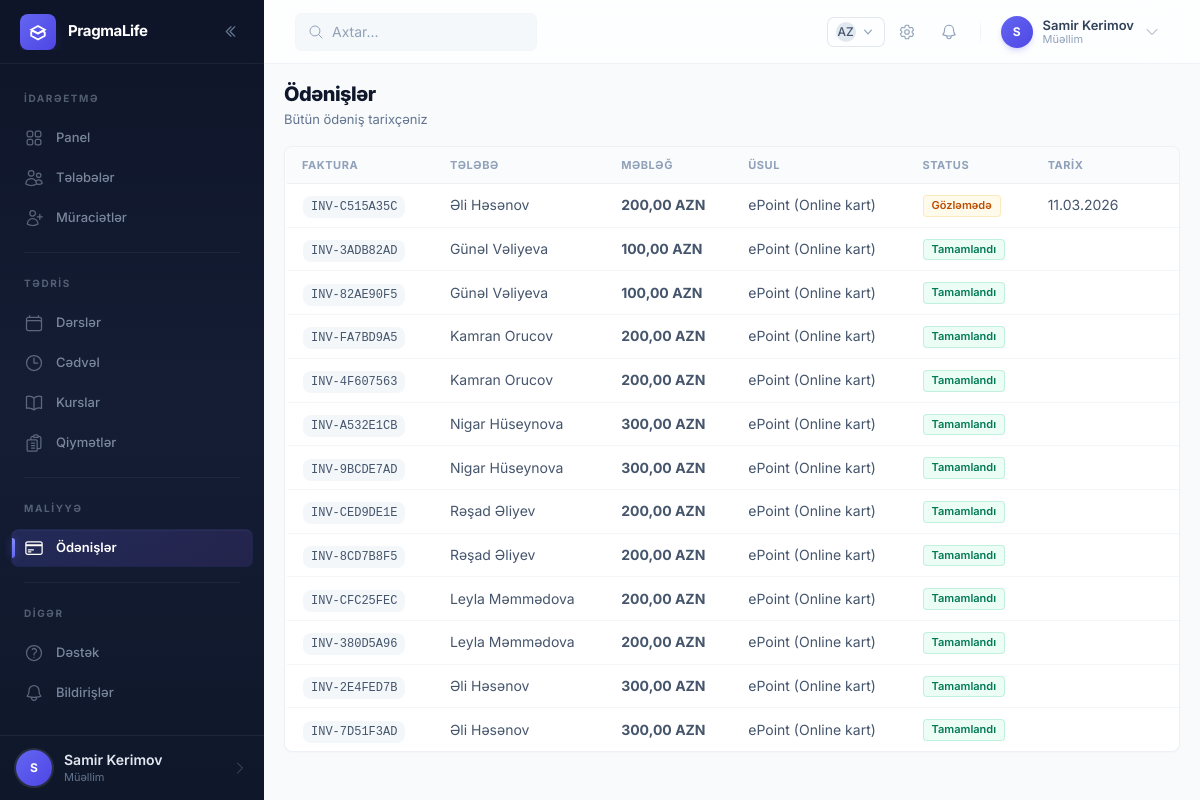
Before: /payments/ (signed in) with the older database file.
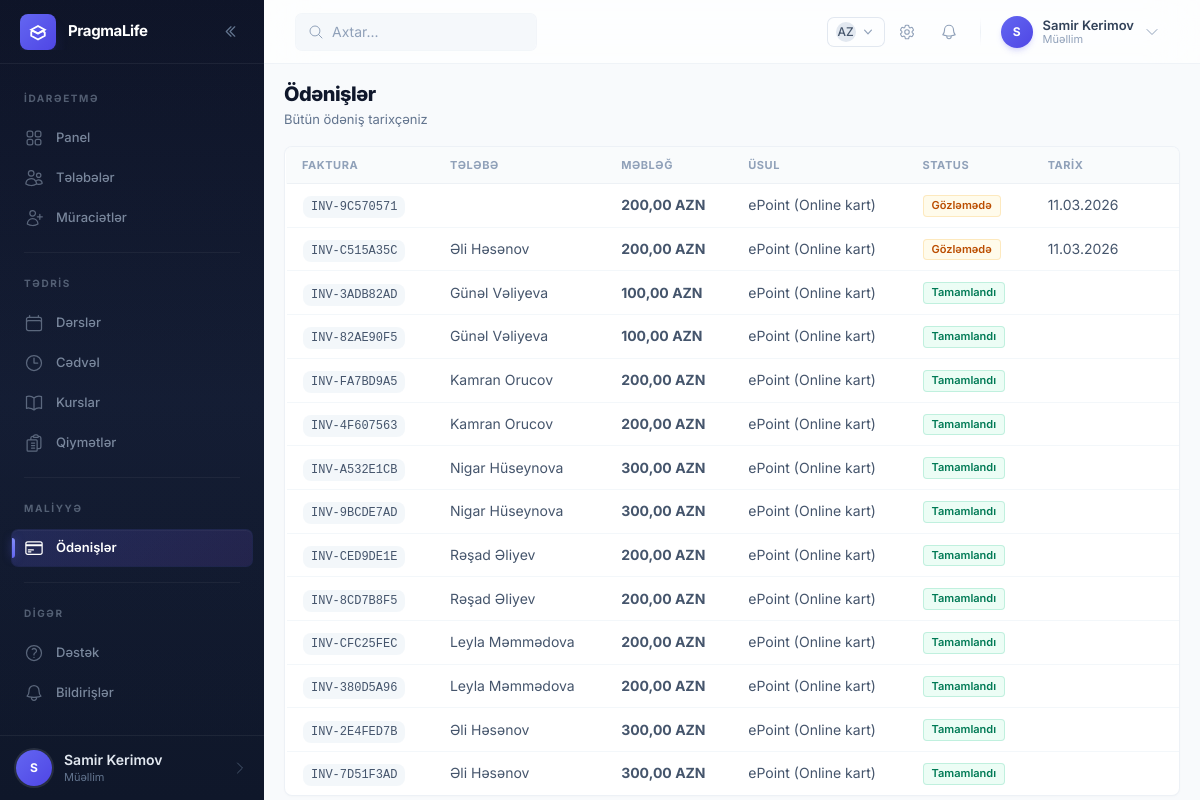
After: the same page with the newer database file.
### apps/payments/models.py (models this page shows, shortened)
class Payment(BaseModel):
    class Status(models.TextChoices):
        PENDING = 'pending', 'Gözləmədə'
        COMPLETED = 'completed', 'Tamamlandı'
        FAILED = 'failed', 'Uğursuz'
        REFUNDED = 'refunded', 'Geri qaytarıldı'
        OVERDUE = 'overdue', 'Gecikib'
        CANCELLED = 'cancelled', 'Ləğv edildi'
    class PaymentMethod(models.TextChoices):
        EPOINT = 'epoint', 'ePoint (Online kart)'
        BANK_TRANSFER = 'bank_transfer', 'Bank Köçürməsi'
        CASH = 'cash', 'Nağd'
        ONLINE = 'online', 'Online'
    student = models.ForeignKey(
        'users.User',
        on_delete=models.CASCADE,
        null=True,
        blank=True,
        related_name='payments',
        verbose_name='Tələbə'
    )
    registration_request = models.ForeignKey(
        'users.RegistrationRequest',
        on_delete=models.SET_NULL,
        null=True,
        blank=True,
        related_name='payments',
        verbose_name='Qeydiyyat müraciəti'
    )
    booking = models.ForeignKey(
        'bookings.Booking',
        on_delete=models.SET_NULL,
        null=True,
        blank=True,
        related_name='payments',
        verbose_name='Rezervasiya'
    )
    amount = models.DecimalField(
        max_digits=8,
        decimal_places=2,
        verbose_name='Məbləğ (AZN)'
    )
    status = models.CharField(
        max_length=20,
        choices=Status.choices,
        default=Status.PENDING,
        verbose_name='Status'
    )
    payment_method = models.CharField(
        max_length=20,
        choices=PaymentMethod.choices,
        default=PaymentMethod.EPOINT,
        verbose_name='Ödəniş üsulu'
    )
    epoint_transaction_id = models.CharField(
        max_length=200,
        blank=True,
        verbose_name='ePoint Transaction ID'
    )
    epoint_order_id = models.CharField(
        max_length=100,
        blank=True,
        verbose_name='ePoint Order ID'
    )
    invoice_number = models.CharField(
        max_length=20,
        unique=True,
        blank=True,
        verbose_name='Faktura nömrəsi'
    )
    description = models.CharField(
        max_length=255,
        blank=True,
        verbose_name='Açıqlama'
    )
    paid_at = models.DateTimeField(
        null=True,
        blank=True,
        verbose_name='Ödəniş tarixi'
    )
    due_date = models.DateTimeField(
        null=True,
        blank=True,
        verbose_name='Son ödəniş tarixi'
    )
    class Meta:
        db_table = 'payments_payment'
        verbose_name = 'Ödəniş'
        verbose_name_plural = 'Ödənişlər'
        ordering = ['-created_at']
        indexes = [
            models.Index(fields=['student', 'status']),
            models.Index(fields=['status', 'due_date']),
        ]

### apps/users/models.py (models this page shows, shortened)
class User(AbstractBaseUser, PermissionsMixin):
    class Role(models.TextChoices):
        TEACHER = 'teacher', 'Müəllim'
        STUDENT = 'student', 'Tələbə'
    id = models.UUIDField(primary_key=True, default=uuid.uuid4, editable=False)
    email = models.EmailField(unique=True, verbose_name='Email')
    first_name = models.CharField(max_length=100, verbose_name='Ad')
    last_name = models.CharField(max_length=100, verbose_name='Soyad')
    role = models.CharField(
        max_length=10,
        choices=Role.choices,
        default=Role.STUDENT,
        verbose_name='Rol'
    )
    phone = models.CharField(
        max_length=20,
        blank=True,
        validators=[validate_phone_number],
        verbose_name='Telefon'
    )
    avatar = models.ImageField(
        upload_to='avatars/',
        blank=True,
        verbose_name='Profil şəkli'
    )
    is_active = models.BooleanField(default=True, verbose_name='Aktivdir')
    is_staff = models.BooleanField(default=False, verbose_name='Admin heyəti')
    date_joined = models.DateTimeField(default=timezone.now, verbose_name='Qeydiyyat tarixi')
    created_at = models.DateTimeField(auto_now_add=True)
    updated_at = models.DateTimeField(auto_now=True)
    objects = UserManager()
    USERNAME_FIELD = 'email'
    REQUIRED_FIELDS = ['first_name', 'last_name']
    class Meta:
        db_table = 'users_user'
        verbose_name = 'İstifadəçi'
        verbose_name_plural = 'İstifadəçilər'
        ordering = ['-date_joined']
    def get_full_name(self) -> str:
        return f"{self.first_name} {self.last_name}".strip()
    @property
    def is_teacher(self) -> bool:
        return self.role == self.Role.TEACHER
    @property
    def is_student_user(self) -> bool:
        return self.role == self.Role.STUDENT

### apps/payments/views.py (the view)
# urls.py: path('', views.PaymentListView.as_view(), name='list'),
class PaymentListView(LoginRequiredMixin, ListView):
    model = Payment
    template_name = 'payments/payment_list.html'
    context_object_name = 'payments'
    paginate_by = 20
    def get_queryset(self):
        qs = Payment.objects.select_related('student', 'booking')
        if self.request.user.is_student_user:
            qs = qs.filter(student=self.request.user)
        return qs.order_by('-created_at')
    def get_context_data(self, **kwargs) -> dict:
        context = super().get_context_data(**kwargs)
        context['page_title'] = 'Ödənişlər'
        return context

### core/context_processors.py (called while the page is built)
def lms_globals(request) -> dict:
    return {
        'LESSON_PRICE': getattr(settings, 'LESSON_PRICE', Decimal('25.00')),
        'APP_NAME': 'LMS Platform',
        'APP_VERSION': '1.0.0',
        'is_teacher': (
            request.user.is_authenticated
            and request.user.role == 'teacher'
        ),
        'is_student': (
            request.user.is_authenticated
            and request.user.role == 'student'
        ),
    }

### templates/payments/payment_list.html (shortened to what this page needs)
{% extends 'base.html' %}
{% load i18n %}
{% block breadcrumb %}
<div class="page-header">
    <div>
        <h1 class="page-title">{% trans "Ödənişlər" %}</h1>
        <p class="page-subtitle">{% trans "Bütün ödəniş tarixçəniz" %}</p>
    </div>
</div>
{% endblock %}
{% block content %}
<div class="card-hover overflow-hidden">
    {% if payments %}
    <div class="overflow-x-auto">
        <table class="data-table">
            <thead>
                <tr>
                    <th>{% trans "Faktura" %}</th>
                    {% if request.user.is_teacher %}<th>{% trans "Tələbə" %}</th>{% endif %}
                    <th>{% trans "Məbləğ" %}</th>
                    <th>{% trans "Üsul" %}</th>
                    <th>{% trans "Status" %}</th>
                    <th>{% trans "Tarix" %}</th>
                    <th></th>
                </tr>
            </thead>
            <tbody>
                {% for payment in payments %}
                <tr>
                    <td>
                        <span class="font-mono text-xs bg-slate-100/80 text-slate-600 px-2 py-1 rounded-lg">{{ payment.invoice_number }}</span>
                    </td>
                    {% if request.user.is_teacher %}
                    <td class="text-slate-700">{{ payment.student.get_full_name }}</td>
                    {% endif %}
                    <td class="font-bold text-slate-900">{{ payment.amount }} AZN</td>
                    <td class="text-slate-600">{{ payment.get_payment_method_display }}</td>
                    <td>
                        <span class="{% if payment.status == 'completed' %}badge-success{% elif payment.status == 'overdue' %}badge-danger{% elif payment.status == 'failed' %}badge-neutral{% else %}badge-warning{% endif %}">
                            {{ payment.get_status_display }}
                        </span>
                    </td>
                    <td class="text-slate-400 text-xs">
                        {{ payment.paid_at|date:"d.m.Y H:i"|default:payment.created_at|date:"d.m.Y" }}
                    </td>
                    <td class="text-right">
                    </td>
                </tr>
                {% endfor %}
            </tbody>
        </table>
    </div>
    {% endif %}
</div>
{% endblock %}

Changed rows visible on the page:
added Payment: invoice_number "INV-9C570571", amount "200,00", payment_method "ePoint (Online kart)", status "Gözləmədə", paid_at "11.03.2026"
